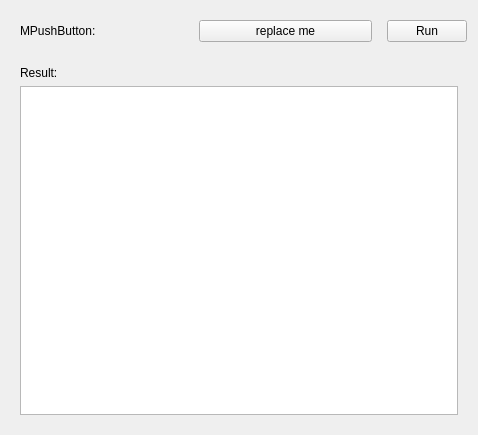
<?xml version="1.0" encoding="UTF-8"?>
<ui version="4.0">
 <class>Form</class>
 <widget class="QWidget" name="Form">
  <property name="geometry">
   <rect>
    <x>0</x>
    <y>0</y>
    <width>478</width>
    <height>435</height>
   </rect>
  </property>
  <property name="windowTitle">
   <string>Form</string>
  </property>
  <layout class="QGridLayout" name="gridLayout_4">
   <item row="1" column="0" colspan="2">
    <widget class="QWidget" name="widget_3" native="true">
     <layout class="QGridLayout" name="gridLayout_3">
      <item row="0" column="0">
       <widget class="QLabel" name="label_4">
        <property name="text">
         <string>Result:</string>
        </property>
       </widget>
      </item>
      <item row="1" column="0">
       <widget class="QPlainTextEdit" name="textResult"/>
      </item>
     </layout>
    </widget>
   </item>
   <item row="0" column="1">
    <widget class="QPushButton" name="pushRun">
     <property name="text">
      <string>Run</string>
     </property>
    </widget>
   </item>
   <item row="0" column="0">
    <widget class="QWidget" name="widget" native="true">
     <property name="sizePolicy">
      <sizepolicy hsizetype="Expanding" vsizetype="Preferred">
       <horstretch>0</horstretch>
       <verstretch>0</verstretch>
      </sizepolicy>
     </property>
     <layout class="QGridLayout" name="gridLayout">
      <item row="0" column="0">
       <widget class="QLabel" name="label">
        <property name="text">
         <string>MPushButton:</string>
        </property>
       </widget>
      </item>
      <item row="0" column="1">
       <widget class="QPushButton" name="testMPushButton">
        <property name="text">
         <string>replace me</string>
        </property>
       </widget>
      </item>
     </layout>
    </widget>
   </item>
  </layout>
 </widget>
 <resources/>
 <connections/>
</ui>
